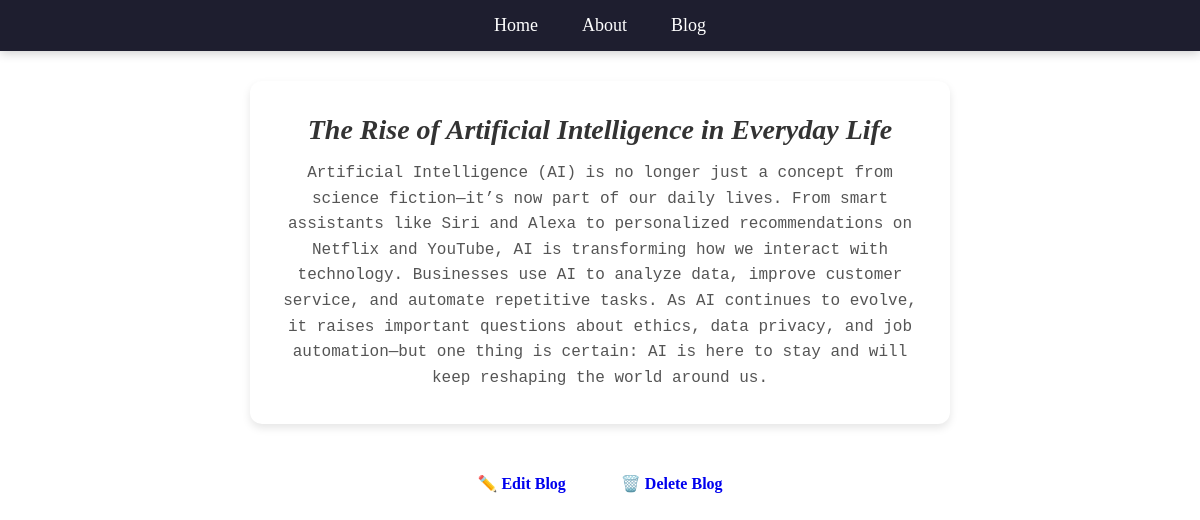
The app's page /blog/4 with its own data.
### app/models.py (models this page shows, shortened)
class Post (models.Model):
    title = models.CharField(max_length=100)
    author = models.ForeignKey("auth.User" , on_delete=models.CASCADE)
    body = models.TextField()

### app/views.py (the view)
# urls.py: path('blog/<int:pk>', BlogDetailView.as_view(), name='blog_detail'),
class BlogDetailView(DetailView):
    model = Post
    template_name = 'app/blog_detail.html'
    context_object_name = 'post'

### app/templates/app/blog_detail.html
{% extends 'app/base.html' %}
{% load static %}
{% block content %}
<div class="post-entry">
    <h2>{{ post.title }}</h2>
    <p>{{ post.body }}</p>
</div>
<div class="post-actions">
    <a href="{% url 'blog_update' post.pk %}" class="btn btn-edit">✏️ Edit Blog</a>
    <a href="{% url 'blog_delete' post.pk %}" class="btn btn-delete">🗑️ Delete Blog</a>
</div>
{% endblock content %}

### static/css/base.css (style rules this page uses)
* { margin: 0; padding: 0; box-sizing: border-box; }
h2 { color: deeppink; text-align: center; font-style: italic; }
p { text-align: justify; margin: 20px; font-family: 'Courier New', Courier, monospace; font-style: normal; }
.post-entry { background-color: #fff; padding: 25px; border-radius: 12px; box-shadow: 0 4px 8px rgba(0,0,0,0.1); margin: 30px auto; max-width: 700px; }
.post-entry h2 { margin: 0.5rem 0; color: #333; font-size: 28px; margin-bottom: 15px; }
.post-entry p { margin: 0.5rem 0; font-weight: 400; text-align: center; }
.post-entry p { color: #555; line-height: 1.6; }
.post-actions { display: flex; justify-content: center; gap: 15px; margin-top: 20px; }
.btn { text-decoration: none; padding: 10px 18px; border-radius: 8px; font-weight: 600; transition: all 0.2s ease; display: inline-block; }
.btn { display: inline-block; text-decoration: none; padding: 10px 20px; border-radius: 8px; font-weight: 600; transition: all 0.2s ease; margin-top: 10px; }
.btn { display: inline-block; text-decoration: none; padding: 10px 20px; border-radius: 8px; font-weight: 600; transition: all 0.2s ease; }

### records on screen
Post: title "The Rise of Artificial Intelligence in Everyday Life", body "Artificial Intelligence (AI) is no longer just a concept from science fiction—it’s now part of our daily lives. From smart assistants like Siri and Alexa to personalized recommendations on Netflix and YouTube, AI is transforming how we interact with technology. Businesses use AI to analyze data, improve customer service, and automate repetitive tasks. As AI continues to evolve, it raises important questions about ethics, data privacy, and job automation—but one thing is certain: AI is here to stay and will keep reshaping the world around us."
